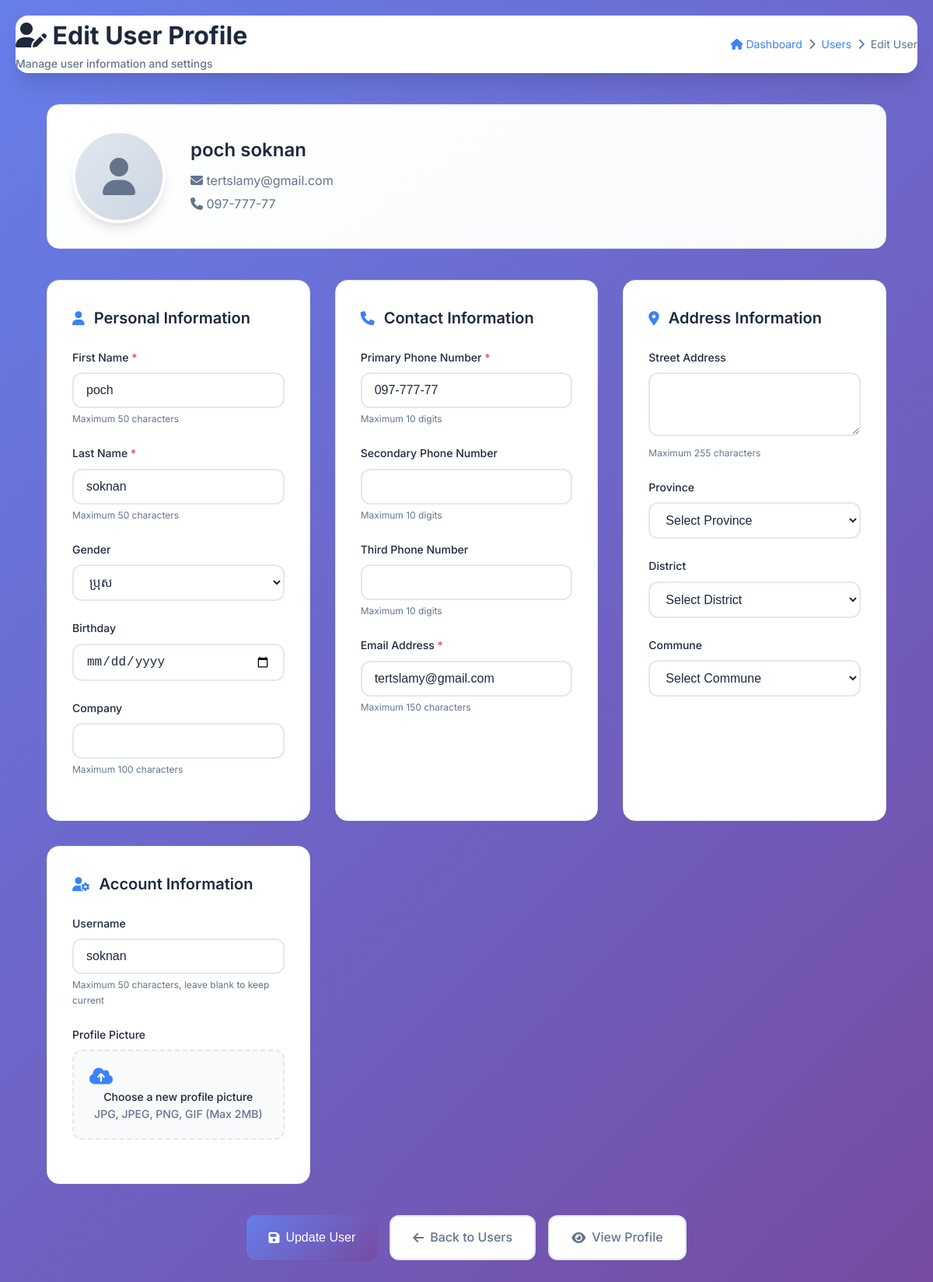
Screenshot of /user/edit_user.php?id=3 with the database file from the repository.
### tables this page shows
CREATE TABLE `User` (
  `ID` int(11) NOT NULL,
  `FirstName` varchar(50) NOT NULL,
  `LastName` varchar(50) NOT NULL,
  `GenderID` int(11) DEFAULT NULL,
  `Birthday` datetime DEFAULT NULL,
  `Company` varchar(100) DEFAULT NULL,
  `PhoneNumber` varchar(10) NOT NULL,
  `PhoneNumber2` varchar(10) DEFAULT NULL,
  `PhoneNumber3` varchar(10) DEFAULT NULL,
  `Address` varchar(255) DEFAULT NULL,
  `ProvinceID` int(11) DEFAULT NULL,
  `DistrictID` int(11) DEFAULT NULL,
  `CommuneID` int(11) DEFAULT NULL,
  `VillageID` int(11) DEFAULT NULL,
  `Latitude` decimal(10,6) DEFAULT NULL,
  `Longitude` decimal(10,6) DEFAULT NULL,
  `FacebookAuth` varchar(255) DEFAULT NULL,
  `GoogleAuth` varchar(255) DEFAULT NULL,
  `UserName` varchar(50) DEFAULT NULL,
  `Password` varchar(500) NOT NULL,
  `Email` varchar(150) DEFAULT NULL,
  `ProfilePicture` varchar(255) DEFAULT NULL,
  `CoverPicture` varchar(255) DEFAULT NULL,
  `IsActive` tinyint(1) NOT NULL DEFAULT 1
);

CREATE TABLE `Gender` (
  `ID` int(11) NOT NULL,
  `Name` varchar(50) NOT NULL
);

### user/edit_user.php (the view, shortened to what this page needs)
<?php
include 'db.php';
$userId = isset($_GET['id']) ? (int)$_GET['id'] : 0;
$user = null;
$genders = [];
$genders_result = $conn->query("SELECT ID, Name FROM Gender ORDER BY Name");
if ($genders_result) {
    while ($g = $genders_result->fetch_assoc()) {
        $genders[] = $g;
    }
} else {
    error_log("Error fetching genders: " . $conn->error);
}
$stmt_user = $conn->prepare("
    SELECT
        u.*,
        p.name AS ProvinceName,
        d.name AS DistrictName,
        c.name AS CommuneName
    FROM User u
    LEFT JOIN provinces p ON u.ProvinceID = p.id
    LEFT JOIN districts d ON u.DistrictID = d.id
    LEFT JOIN communes c ON u.CommuneID = c.id
    WHERE u.ID = ?
");
if ($stmt_user) {
    $stmt_user->bind_param("i", $userId);
    $stmt_user->execute();
    $result_user = $stmt_user->get_result();
    $user = $result_user->fetch_assoc();
} else {
    die("Error fetching user data for display: " . $conn->error);
}
?>
<!DOCTYPE html>
<html lang="en">
<head>
    <link href="https://cdnjs.cloudflare.com/ajax/libs/font-awesome/6.4.0/css/all.min.css" rel="stylesheet">
</head>
<body>
    <div class="container">
            <div class="header-content">
                <div class="header-title">
                    <div>
                        <h1><i class="fas fa-user-edit"></i> Edit User Profile</h1>
                        <div class="subtitle">Manage user information and settings</div>
                    </div>
                </div>
                <div class="breadcrumb">
                    <a href="dashboard.php"><i class="fas fa-home"></i> Dashboard</a>
                    <i class="fas fa-chevron-right"></i>
                    <a href="user_list.php">Users</a>
                    <i class="fas fa-chevron-right"></i>
                    <span>Edit User</span>
                </div>
            </div>
        </div>
        <div class="form-container">
            <div class="profile-section">
                <div class="profile-picture-container">
                    <?php if (!empty($user['ProfilePicture']) && file_exists($user['ProfilePicture'])): ?>
                        <img src="<?php echo htmlspecialchars($user['ProfilePicture']); ?>"
                             alt="Profile Picture" class="profile-picture">
                        <button type="button" class="remove-picture-btn" onclick="removePicture()">
                            <i class="fas fa-times"></i>
                        </button>
                    <?php else: ?>
                        <div class="profile-picture-default">
                            <i class="fas fa-user"></i>
                        </div>
                    <?php endif; ?>
                </div>
                <div class="profile-info">
                    <h2><?php echo htmlspecialchars($user['FirstName'] . ' ' . $user['LastName']); ?></h2>
                    <p><i class="fas fa-envelope"></i> <?php echo htmlspecialchars($user['Email']); ?></p>
                    <p><i class="fas fa-phone"></i> <?php echo htmlspecialchars($user['PhoneNumber']); ?></p>
                </div>
            </div>
            <form method="post" enctype="multipart/form-data" id="editUserForm">
                <div class="form-grid">
                    <div class="form-section">
                        <h3><i class="fas fa-user"></i> Personal Information</h3>
                        <div class="form-group">
                            <label for="first_name" class="required">First Name</label>
                            <input type="text" id="first_name" name="first_name" class="form-control"
                                   value="<?php echo htmlspecialchars($user['FirstName']); ?>"
                                   maxlength="50" required>
                            <div class="form-hint">Maximum 50 characters</div>
                        </div>
                        <div class="form-group">
                            <label for="last_name" class="required">Last Name</label>
                            <input type="text" id="last_name" name="last_name" class="form-control"
                                   value="<?php echo htmlspecialchars($user['LastName']); ?>"
                                   maxlength="50" required>
                            <div class="form-hint">Maximum 50 characters</div>
                        </div>
                        <div class="form-group">
                            <label for="gender_id">Gender</label>
                            <select id="gender_id" name="gender_id" class="form-control">
                                <?php foreach ($genders as $gender): ?>
                                    <option value="<?php echo $gender['ID']; ?>"
                                            <?php echo ($user['GenderID'] == $gender['ID']) ? 'selected' : ''; ?>>
                                        <?php echo htmlspecialchars($gender['Name']); ?>
                                    </option>
                                <?php endforeach; ?>
                            </select>
                        </div>
                        <div class="form-group">
                            <label for="birthday">Birthday</label>
                            <input type="date" id="birthday" name="birthday" class="form-control"
                                   value="<?php echo !empty($user['Birthday']) ? date('Y-m-d', strtotime($user['Birthday'])) : ''; ?>">
                        </div>
                        <div class="form-group">
                            <label for="company">Company</label>
                            <input type="text" id="company" name="company" class="form-control"
                                   value="<?php echo htmlspecialchars($user['Company']); ?>"
                                   maxlength="100">
                            <div class="form-hint">Maximum 100 characters</div>
                        </div>
                    </div>
                    <div class="form-section">
                        <h3><i class="fas fa-phone"></i> Contact Information</h3>
                        <div class="form-group">
                            <label for="phone_number" class="required">Primary Phone Number</label>
                            <input type="tel" id="phone_number" name="phone_number" class="form-control"
                                   value="<?php echo htmlspecialchars($user['PhoneNumber']); ?>"
                                   maxlength="10" required>
                            <div class="form-hint">Maximum 10 digits</div>
                        </div>
                        <div class="form-group">
                            <label for="phone_number2">Secondary Phone Number</label>
                            <input type="tel" id="phone_number2" name="phone_number2" class="form-control"
                                   value="<?php echo htmlspecialchars($user['PhoneNumber2']); ?>"
                                   maxlength="10">
                            <div class="form-hint">Maximum 10 digits</div>
                        </div>
                        <div class="form-group">
                            <label for="phone_number3">Third Phone Number</label>
                            <input type="tel" id="phone_number3" name="phone_number3" class="form-control"
                                   value="<?php echo htmlspecialchars($user['PhoneNumber3']); ?>"
                                   maxlength="10">
                            <div class="form-hint">Maximum 10 digits</div>
                        </div>
                        <div class="form-group">
                            <label for="email" class="required">Email Address</label>
                            <input type="email" id="email" name="email" class="form-control"
                                   value="<?php echo htmlspecialchars($user['Email']); ?>"
                                   maxlength="150" required>
                            <div class="form-hint">Maximum 150 characters</div>
                        </div>
                    </div>
                    <div class="form-section">
                        <h3><i class="fas fa-map-marker-alt"></i> Address Information</h3>
                        <div class="form-group">
                            <label for="address">Street Address</label>
                            <textarea id="address" name="address" class="form-control" rows="3"
                                      maxlength="255"><?php echo htmlspecialchars($user['Address']); ?></textarea>
                            <div class="form-hint">Maximum 255 characters</div>
                        </div>
                        <div class="form-group">
                            <label for="province_id_select">Province</label>
                            <select id="province_id_select" name="province_id_select" class="form-control">
                                <option value="">Select Province</option>
                            </select>
                        </div>
                        <div class="form-group">
                            <label for="district_id_select">District</label>
                            <select id="district_id_select" name="district_id_select" class="form-control">
                                <option value="">Select District</option>
                            </select>
                        </div>
                        <div class="form-group">
                            <label for="commune_id_select">Commune</label>
                            <select id="commune_id_select" name="commune_id_select" class="form-control">
                                <option value="">Select Commune</option>
                            </select>
                        </div>
                    </div>
                    <div class="form-section">
                        <h3><i class="fas fa-user-cog"></i> Account Information</h3>
                        <div class="form-group">
                            <label for="username">Username</label>
                            <input type="text" id="username" name="username" class="form-control"
                                   value="<?php echo htmlspecialchars($user['UserName']); ?>"
                                   maxlength="50">
                            <div class="form-hint">Maximum 50 characters, leave blank to keep current</div>
                        </div>
                        <div class="form-group">
                            <label for="profile_picture">Profile Picture</label>
                            <div class="file-upload-container">
                                <label for="profile_picture" class="file-upload-label">
                                    <i class="fas fa-cloud-upload-alt"></i>
                                    <div class="file-upload-text">
                                        <div class="main">Choose a new profile picture</div>
                                        <div class="sub">JPG, JPEG, PNG, GIF (Max 2MB)</div>
                                    </div>
                                </label>
                            </div>
                        </div>
                    </div>
                </div>
                <div class="button-group">
                    <button type="submit" name="update_user" class="btn btn-primary">
                        <i class="fas fa-save"></i> Update User
                    </button>
                    <a href="user_list.php" class="btn btn-secondary">
                        <i class="fas fa-arrow-left"></i> Back to Users
                    </a>
                    <a href="view_user.php?id=<?php echo $userId; ?>" class="btn btn-secondary">
                        <i class="fas fa-eye"></i> View Profile
                    </a>
                </div>
            </form>
        </div>
</body>
</html>

### rows the page displays
user: FirstName+LastName "poch soknan", Email "tertslamy@gmail.com", PhoneNumber "097-777-77", first_name "poch", last_name "soknan", gender_id "ប្រុស", phone_number "097-777-77", email "tertslamy@gmail.com", username "soknan"
